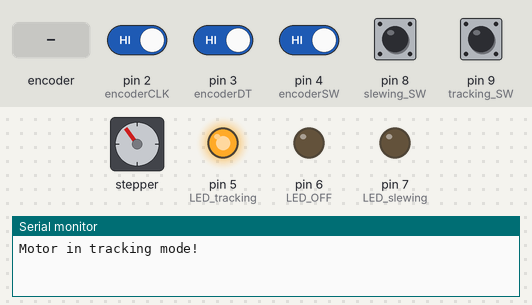
Bench run of a sketch on a simulated Arduino Uno, built with avr-gcc and run on an emulated ATmega328P. Parts: stepper motor, output pins drawn as LEDs (lit = HIGH), the last lines printed to the serial monitor. Inputs (shaded band) come from the test bench; at power-on: pin 2 (encoderCLK), pin 3 (encoderDT), pin 4 (encoderSW), pin 8 (slewing_SW) HIGH, pin 9 (tracking_SW) LOW. Stepper angles assume 200 steps per turn.

Above: at 1.24 s.
1.3 s: pin 9 (tracking_SW) pulled HIGH for 3.2 s
At 2.4 s:
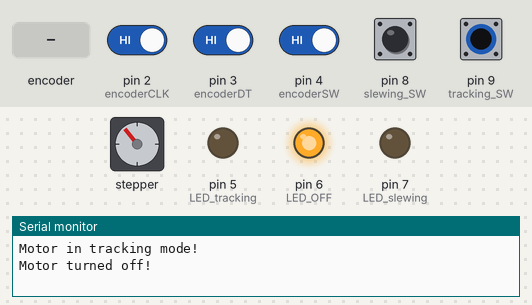
6.1 s: pin 9 (tracking_SW) pulled HIGH for 0.15 s
At 6.17 s:
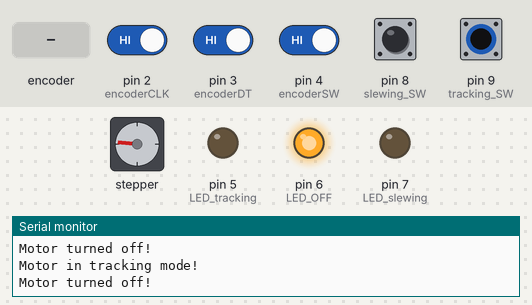
9.1 s: pin 9 (tracking_SW) pulled HIGH for 1 s
At 9.5 s:
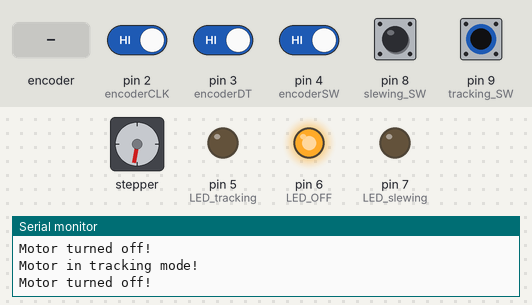
12.1 s: pin 9 (tracking_SW) pulled HIGH for 0.15 s
At 12.17 s:
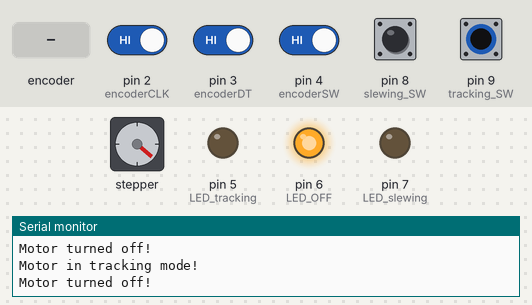
15.1 s: rotary encoder on pin 2 (encoderCLK) / pin 3 (encoderDT) turned 1 step (first pin leading)
18.1 s: pin 9 (tracking_SW) pulled HIGH for 0.15 s
At 18.44 s:
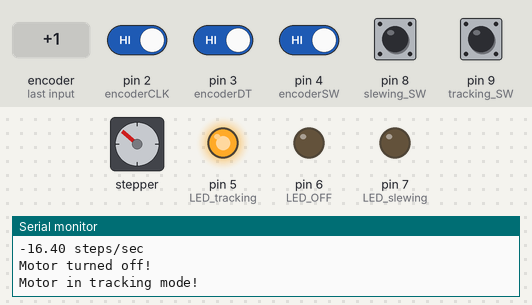
Timing chart, 0 to 22.1 s (numbered marks = the images above; inputs shaded):
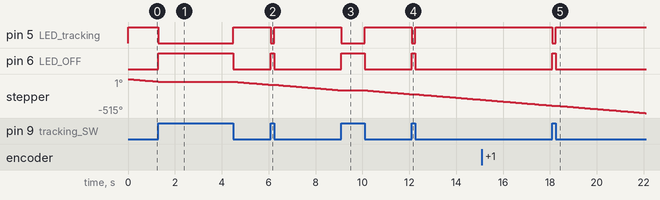

The sketch:

RA_Controller_V3.ino
```cpp
#include <AccelStepper.h>

// LEDs
#define LED_tracking 5
#define LED_OFF 6
#define LED_slewing 7

// pins for rotary encoder
#define encoderDT 3
#define encoderCLK 2 // Interrupt
#define encoderSW 4
int previousDT_val;
int previousCLK_val;
int previousSW_val;

// pins for stepper motor
#define stepPin 11
#define dirPin 10

// input buttons
#define slewing_SW 8
#define tracking_SW 9
int previous_slewing_SW_val;
int previous_tracking_SW_val;

float sidereal_step_per_second = -16.3;  // Initial speed for tracking (steps/sec)
float tracking_rotary_change_sps = -0.1; // Every rotary step is a change of rotary_multiplier step/sec in case of tracking mode
float slewing_step_per_second = 0;  // Initial speed for slewing (steps/sec)
float slewing_rotary_change_sps = sidereal_step_per_second; // Every rotary step is a change of rotary_multiplier step/sec in case of slewing mode  (this was -50 in the first version)

float steps_per_second = 0; // Initialization actual speed of stepper motor
float max_steps_per_second = 1000; // Maximum speed possible for stepper motor


// Define the stepper motor and the pins that is connected to
AccelStepper stepper1(1, stepPin, dirPin); // (Type of driver: with 2 pins, STEP, DIR)

void setup() {
  // Setup output status LEDs
  pinMode(LED_tracking, OUTPUT);
  pinMode(LED_OFF, OUTPUT);
  pinMode(LED_slewing, OUTPUT);

  // Setup for rotary encoder
  Serial.begin(9600);
  pinMode(encoderDT, INPUT_PULLUP);
  pinMode(encoderCLK, INPUT_PULLUP);
  pinMode(encoderSW, INPUT_PULLUP);
  attachInterrupt(digitalPinToInterrupt(encoderCLK), calcSpeed, CHANGE);
  previousDT_val = digitalRead(encoderDT);
  previousCLK_val = digitalRead(encoderCLK);
  previousSW_val = digitalRead(encoderSW);

  // Setup for input buttons
  pinMode(slewing_SW, INPUT);
  pinMode(tracking_SW, INPUT);

  previous_slewing_SW_val = digitalRead(slewing_SW);
  previous_tracking_SW_val = digitalRead(tracking_SW);

  // Setup LEDs
  int slewing_SW_val = digitalRead(slewing_SW);
  int tracking_SW_val = digitalRead(tracking_SW);
  initializeMode(slewing_SW_val,tracking_SW_val);

  // Set maximum speed value for the stepper
  stepper1.setMaxSpeed(max_steps_per_second);
}

void loop() {
  int actualSW_val = digitalRead(encoderSW);
  int slewing_SW_val = digitalRead(slewing_SW);
  int tracking_SW_val = digitalRead(tracking_SW);

  if (slewing_SW_val != previous_slewing_SW_val || tracking_SW_val != previous_tracking_SW_val || actualSW_val != previousSW_val) {
    initializeMode(slewing_SW_val,tracking_SW_val);

    previous_tracking_SW_val = tracking_SW_val;
    previous_slewing_SW_val = slewing_SW_val;
    previousSW_val = actualSW_val;
  }

  stepper1.setSpeed(steps_per_second);
  stepper1.runSpeed();

}


void calcSpeed()
{
  int actualCLK = digitalRead(encoderCLK);
  int actualEncoderDT = digitalRead(encoderDT);
  int slewing_SW_val = digitalRead(slewing_SW);
  int tracking_SW_val = digitalRead(tracking_SW);

  if (slewing_SW_val && !tracking_SW_val) { // TRACKING MODE
    if ((actualCLK == 1) and (previousCLK_val == 0))
    {
      if (actualEncoderDT == 1)
        steps_per_second=steps_per_second-0.5*tracking_rotary_change_sps;
      else
        steps_per_second=steps_per_second+0.5*tracking_rotary_change_sps;
    }

    if ((actualCLK == 0) and (previousCLK_val == 1))
    {
      if (actualEncoderDT == 1)
        steps_per_second=steps_per_second+0.5*tracking_rotary_change_sps;
      else
        steps_per_second=steps_per_second-0.5*tracking_rotary_change_sps;
    }
  }
  else if (!slewing_SW_val && tracking_SW_val) { // SLEWING MODE
    if ((actualCLK == 1) and (previousCLK_val == 0))
    {
      if (actualEncoderDT == 1)
        steps_per_second=steps_per_second-0.5*slewing_rotary_change_sps;
      else
        steps_per_second=steps_per_second+0.5*slewing_rotary_change_sps;
    }

    if ((actualCLK == 0) and (previousCLK_val == 1))
    {
      if (actualEncoderDT == 1)
        steps_per_second=steps_per_second+0.5*slewing_rotary_change_sps;
      else
        steps_per_second=steps_per_second-0.5*slewing_rotary_change_sps;
    }
  }

  // Set correct direction for rotation
  if (steps_per_second < 0)
  {
    digitalWrite(dirPin,HIGH); //Changes the rotation backwards
  }
  if (steps_per_second > 0)
  {
    digitalWrite(dirPin,LOW); //Changes the rotation forward
  }

  // Enforce maximum speed of rotation
  if (steps_per_second > max_steps_per_second)
  {
    steps_per_second = max_steps_per_second;
  } else if (steps_per_second < -max_steps_per_second) {
    steps_per_second = -max_steps_per_second;
  }

  Serial.print(steps_per_second);
  Serial.println(" steps/sec");

  previousCLK_val = actualCLK;
}

void initializeMode(int slewing_SW_val,int tracking_SW_val)
{

  if (slewing_SW_val && tracking_SW_val){ // OFF
      digitalWrite(LED_tracking, LOW);
      digitalWrite(LED_OFF, HIGH);
      digitalWrite(LED_slewing, LOW);
      Serial.println("Motor turned off!");
      steps_per_second = 0;
    }
    else if (slewing_SW_val && !tracking_SW_val) { // TRACKING MODE
      digitalWrite(LED_tracking, HIGH);
      digitalWrite(LED_OFF, LOW);
      digitalWrite(LED_slewing, LOW);
      Serial.println("Motor in tracking mode!");
      steps_per_second = sidereal_step_per_second;
    }
    else if (!slewing_SW_val && tracking_SW_val) { // SLEWING MODE
      digitalWrite(LED_tracking, LOW);
      digitalWrite(LED_OFF, LOW);
      digitalWrite(LED_slewing, HIGH);
      Serial.println("Motor in slewing mode!");
      steps_per_second = slewing_step_per_second;
    }

    digitalWrite(dirPin,LOW); //Changes the rotation direction forward

}
```

Measured:
- after the input at 1.3 s, pin 5 (LED_tracking): HIGH → LOW at once, → HIGH 3.2 s later; pin 6 (LED_OFF): LOW → HIGH at once, → LOW 3.2 s later
- after the input at 6.1 s, pin 5 (LED_tracking): HIGH → LOW at once, → HIGH 0.15 s later; pin 6 (LED_OFF): LOW → HIGH at once, → LOW 0.15 s later
- after the input at 9.1 s, pin 5 (LED_tracking): HIGH → LOW at once, → HIGH 1.0 s later; pin 6 (LED_OFF): LOW → HIGH at once, → LOW 1.0 s later
- after the input at 12.1 s, pin 5 (LED_tracking): HIGH → LOW at once, → HIGH 0.15 s later; pin 6 (LED_OFF): LOW → HIGH at once, → LOW 0.15 s later
- after the input at 18.1 s, pin 5 (LED_tracking): HIGH → LOW at once, → HIGH 0.15 s later; pin 6 (LED_OFF): LOW → HIGH at once, → LOW 0.15 s later
